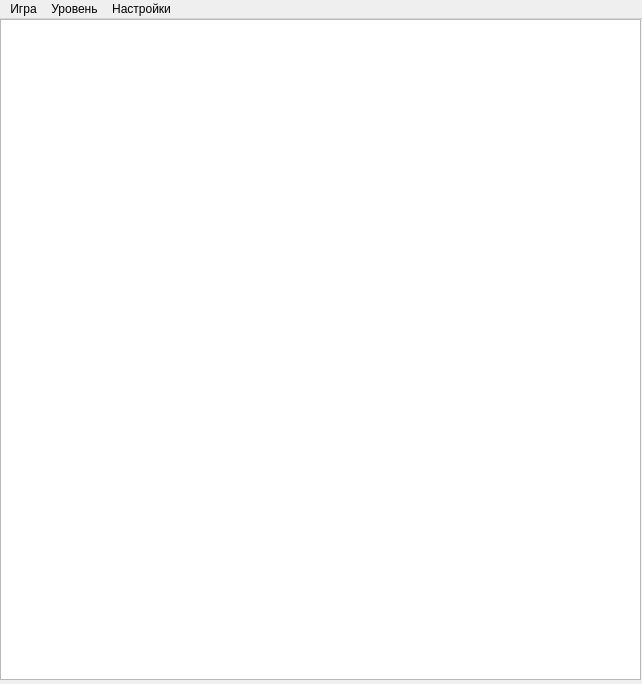
<?xml version="1.0" encoding="UTF-8"?>
<ui version="4.0">
 <class>MainWindow</class>
 <widget class="QMainWindow" name="MainWindow">
  <property name="geometry">
   <rect>
    <x>0</x>
    <y>0</y>
    <width>642</width>
    <height>684</height>
   </rect>
  </property>
  <property name="windowTitle">
   <string>Игра столетия</string>
  </property>
  <widget class="QWidget" name="centralwidget">
   <widget class="QTableWidget" name="gameviewer">
    <property name="geometry">
     <rect>
      <x>0</x>
      <y>0</y>
      <width>641</width>
      <height>661</height>
     </rect>
    </property>
    <property name="selectionMode">
     <enum>QAbstractItemView::NoSelection</enum>
    </property>
    <property name="iconSize">
     <size>
      <width>64</width>
      <height>64</height>
     </size>
    </property>
    <property name="rowCount">
     <number>0</number>
    </property>
    <property name="columnCount">
     <number>0</number>
    </property>
    <attribute name="horizontalHeaderVisible">
     <bool>false</bool>
    </attribute>
    <attribute name="horizontalHeaderDefaultSectionSize">
     <number>64</number>
    </attribute>
    <attribute name="horizontalHeaderHighlightSections">
     <bool>false</bool>
    </attribute>
    <attribute name="horizontalHeaderMinimumSectionSize">
     <number>64</number>
    </attribute>
    <attribute name="verticalHeaderVisible">
     <bool>false</bool>
    </attribute>
    <attribute name="verticalHeaderDefaultSectionSize">
     <number>64</number>
    </attribute>
    <attribute name="verticalHeaderHighlightSections">
     <bool>false</bool>
    </attribute>
    <attribute name="verticalHeaderMinimumSectionSize">
     <number>64</number>
    </attribute>
   </widget>
  </widget>
  <widget class="QMenuBar" name="menubar">
   <property name="geometry">
    <rect>
     <x>0</x>
     <y>0</y>
     <width>642</width>
     <height>21</height>
    </rect>
   </property>
   <widget class="QMenu" name="menugame">
    <property name="title">
     <string>Игра</string>
    </property>
    <addaction name="newgame"/>
   </widget>
   <widget class="QMenu" name="menulevel">
    <property name="title">
     <string>Уровень</string>
    </property>
    <addaction name="loadlevel"/>
   </widget>
   <widget class="QMenu" name="menusettings">
    <property name="title">
     <string>Настройки</string>
    </property>
    <addaction name="construct"/>
   </widget>
   <addaction name="menugame"/>
   <addaction name="menulevel"/>
   <addaction name="menusettings"/>
  </widget>
  <action name="newgame">
   <property name="text">
    <string>Новая</string>
   </property>
  </action>
  <action name="loadlevel">
   <property name="text">
    <string>Загрузить</string>
   </property>
  </action>
  <action name="construct">
   <property name="text">
    <string>Конструктор</string>
   </property>
  </action>
 </widget>
 <resources/>
 <connections/>
</ui>
